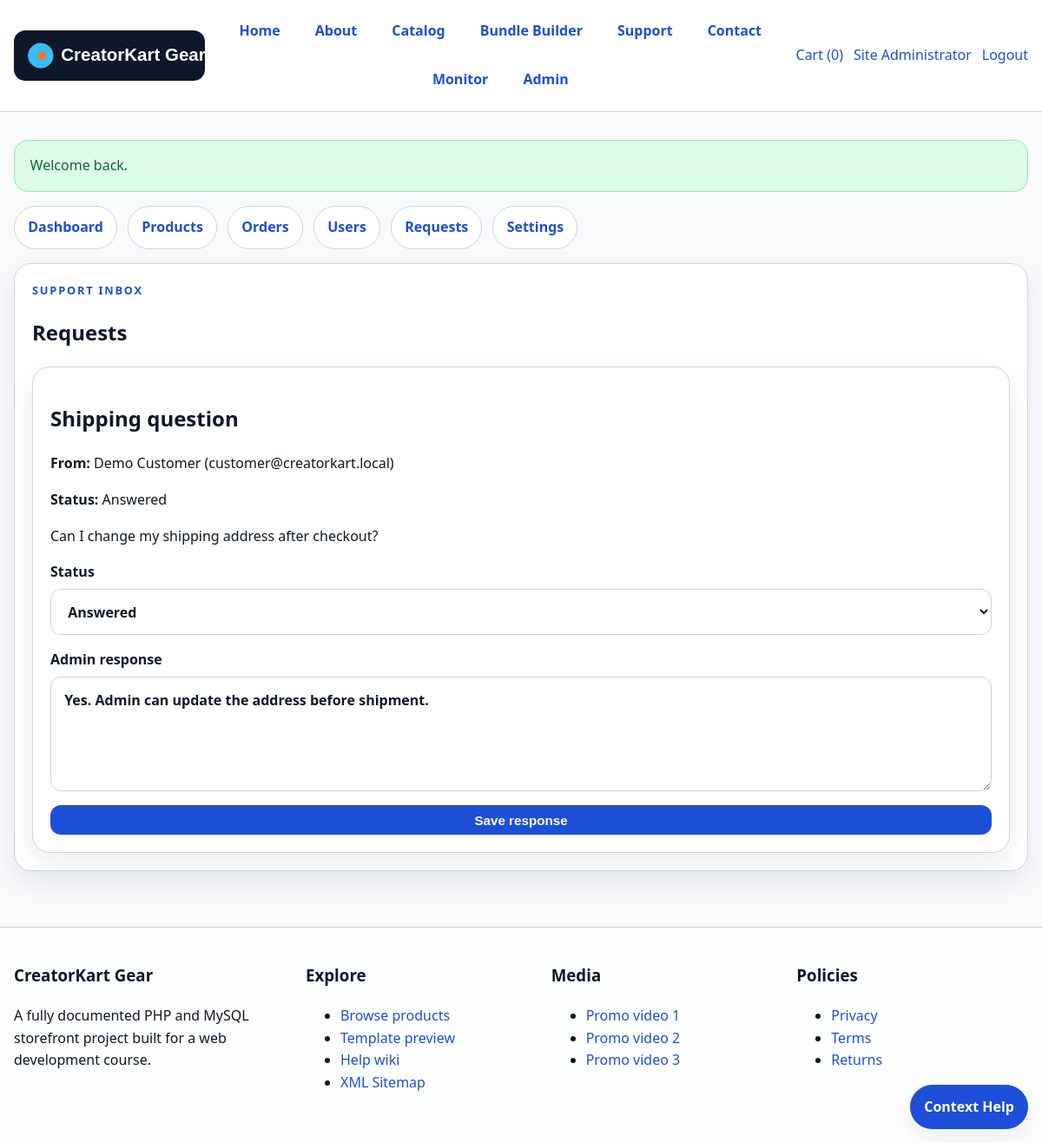
Screenshot of /requests.php (signed in) with the database file from the repository.
### tables this page shows
CREATE TABLE service_requests (
    id INT AUTO_INCREMENT PRIMARY KEY,
    user_id INT NOT NULL DEFAULT 0,
    full_name VARCHAR(120) NOT NULL,
    email VARCHAR(190) NOT NULL,
    subject VARCHAR(190) NOT NULL,
    message TEXT NOT NULL,
    attachment_name VARCHAR(255) NULL,
    admin_response TEXT NULL,
    status VARCHAR(40) NOT NULL DEFAULT 'New',
    created_at DATETIME NOT NULL
);

### functions.php (called while the page is built, shortened)
<?php
function e(?string $value): string
{
    return htmlspecialchars((string) $value, ENT_QUOTES, 'UTF-8');
}

### requests.php (the view, shortened to what this page needs)
<?php
$db = db();
$result = $db ? $db->query("SELECT * FROM service_requests ORDER BY created_at DESC") : false;
$requests = $result ? $result->fetch_all(MYSQLI_ASSOC) : [];
include __DIR__ . '/../includes/header.php';
include __DIR__ . '/_nav.php';
?>
<section class="content-panel">
    <p class="eyebrow">Support Inbox</p>
    <h1>Requests</h1>
    <div class="stack-grid">
        <?php foreach ($requests as $request): ?>
            <article class="request-card">
                <h2><?= e($request['subject']) ?></h2>
                <p><strong>From:</strong> <?= e($request['full_name']) ?> (<?= e($request['email']) ?>)</p>
                <p><strong>Status:</strong> <?= e($request['status']) ?></p>
                <p><?= nl2br(e($request['message'])) ?></p>
                <form class="stack-form" method="post" action="requests.php">
                    <label>
                        Status
                        <select name="status">
                            <?php foreach (['New', 'Open', 'Answered', 'Closed'] as $status): ?>
                                <option value="<?= e($status) ?>" <?= $request['status'] === $status ? 'selected' : '' ?>><?= e($status) ?></option>
                            <?php endforeach; ?>
                        </select>
                    </label>
                    <label>
                        Admin response
                        <textarea name="admin_response" rows="4"><?= e($request['admin_response']) ?></textarea>
                    </label>
                    <button class="button tiny" type="submit" name="save_response" value="1">Save response</button>
                </form>
            </article>
        <?php endforeach; ?>
    </div>
</section>
<?php include __DIR__ . '/../includes/footer.php'; ?>

### style.css (style rules this page uses)
:root { --bg: #f8fafc; --panel: #ffffff; --panel-alt: #e2e8f0; --text: #0f172a; --muted: #475569; --accent: #1d4ed8; --accent-2: #f97316; --border: #cbd5e1; --success: #15803d; --danger: #b91c1c; --warning: #b45309; --shadow: 0 12px 32px rgba(15, 23, 42, 0.08); --radius: 20px; --container: 1180px; --hero-gradient: linear-gradient(135deg, #dbeafe 0%, #f8fafc 60%, #ffedd5 100%); --font-stack: "Segoe UI", Arial, Helvetica, sans-serif; }
* { box-sizing: border-box; }
html { scroll-behavior: smooth; }
body { margin: 0; background: var(--bg); color: var(--text); font-family: var(--font-stack); line-height: 1.6; }
.hero-card, .content-panel, .stat-card, .product-card, .monitor-card, .callout, .theme-demo, .request-card, .review-card, .chart-card { background: var(--panel); border: 1px solid var(--border); border-radius: var(--radius); box-shadow: var(--shadow); }
.eyebrow { text-transform: uppercase; letter-spacing: 0.14em; font-size: 0.8rem; font-weight: 800; color: var(--accent); margin: 0 0 0.6rem; }
.button, button { appearance: none; border: none; cursor: pointer; background: var(--accent); color: white; border-radius: 14px; padding: 0.8rem 1rem; font-weight: 700; transition: transform 0.2s ease, opacity 0.2s ease; }
.button.tiny, button.tiny { padding: 0.55rem 0.8rem; border-radius: 12px; font-size: 0.95rem; }
.stat-card, .callout, .theme-demo, .monitor-card, .content-panel, .request-card { padding: 1.25rem; }
.stack-form { display: grid; gap: 1rem; }
.stack-form label { display: grid; gap: 0.4rem; font-weight: 700; }
input, select, textarea { width: 100%; border: 1px solid var(--border); background: white; color: var(--text); border-radius: 12px; padding: 0.85rem 0.95rem; font: inherit; }
textarea { resize: vertical; }
.stack-grid { display: grid; gap: 1rem; }
.request-card form { margin-top: 1rem; }

### rows the page displays
service_requests: subject "Shipping question", full_name "Demo Customer", email "customer@creatorkart.local", status "Answered", message "Can I change my shipping address after checkout?", admin_response "Yes. Admin can update the address before shipment."

### other values shown
cart_count() "0"
$currentUser['full_name'] "Site Administrator"
$flash['message'] "Welcome back."
form field status "Answered"
